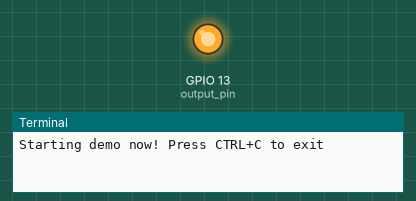
This program was run on a simulated Raspberry Pi (BCM pin numbers). Parts: output pins drawn as LEDs (lit = HIGH), the last lines printed to the terminal.

Above: at 0.1 s.
At 2.1 s:
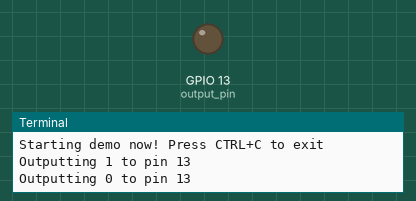
Timing chart, 0 to 3.6 s (numbered marks = the images above):
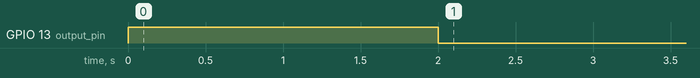

Measured:
- by itself, GPIO 13 (output_pin): HIGH → LOW at 2.0 s

The program:

simple_out.py
```python
#!/usr/bin/env python

# Copyright (c) 2019, NVIDIA CORPORATION. All rights reserved.
# Permission is hereby granted, free of charge, to any person obtaining a
# copy of this software and associated documentation files (the "Software"),
# to deal in the Software without restriction, including without limitation
# the rights to use, copy, modify, merge, publish, distribute, sublicense,
# and/or sell copies of the Software, and to permit persons to whom the
# Software is furnished to do so, subject to the following conditions:
#
# The above copyright notice and this permission notice shall be included in
# all copies or substantial portions of the Software.
#
# THE SOFTWARE IS PROVIDED "AS IS", WITHOUT WARRANTY OF ANY KIND, EXPRESS OR
# IMPLIED, INCLUDING BUT NOT LIMITED TO THE WARRANTIES OF MERCHANTABILITY,
# FITNESS FOR A PARTICULAR PURPOSE AND NONINFRINGEMENT.  IN NO EVENT SHALL
# THE AUTHORS OR COPYRIGHT HOLDERS BE LIABLE FOR ANY CLAIM, DAMAGES OR OTHER
# LIABILITY, WHETHER IN AN ACTION OF CONTRACT, TORT OR OTHERWISE, ARISING
# FROM, OUT OF OR IN CONNECTION WITH THE SOFTWARE OR THE USE OR OTHER
# DEALINGS IN THE SOFTWARE.

import RPi.GPIO as GPIO
import time

# Pin Definitions
output_pin = 13  # BCM pin 18, BOARD pin 12

def main():
    # Pin Setup:
    GPIO.setmode(GPIO.BCM)  # BCM pin-numbering scheme from Raspberry Pi
    # set pin as an output pin with optional initial state of HIGH
    GPIO.setup(output_pin, GPIO.OUT, initial=GPIO.HIGH)

    print("Starting demo now! Press CTRL+C to exit")
    curr_value = GPIO.HIGH
    try:
        while True:
            time.sleep(1)
            # Toggle the output every second
            print("Outputting {} to pin {}".format(curr_value, output_pin))
            GPIO.output(output_pin, curr_value)
           # curr_value ^= GPIO.HIGH
            curr_value = GPIO.LOW
    finally:
        GPIO.cleanup()

if __name__ == '__main__':
    main()
```
